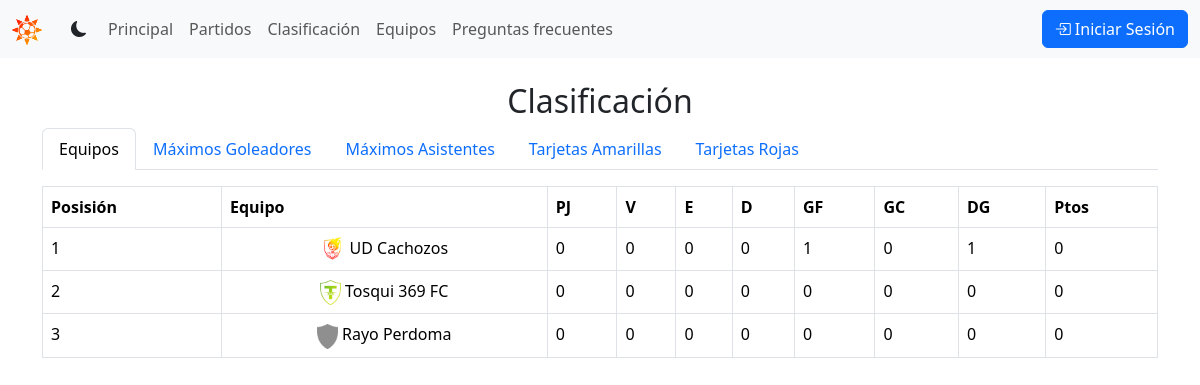
Screenshot of /summer-league/clasification/ with the database file from the repository.
### tournament/models.py (models this page shows, shortened)
class Team(models.Model):
    name = models.CharField(max_length=100, unique=True)
    club_code = models.CharField(max_length=3, unique=True, default='UFC')
    shield = models.ImageField(upload_to='shields', default='shields/default.png')
    info = models.TextField(max_length=1000, blank=True)
    class Meta:
        ordering = ['name']
    def __str__(self) -> str:
        return self.name

class Clasification(models.Model):
    team = models.OneToOneField('tournament.Team', related_name='clasification', null=True, on_delete=models.CASCADE)
    points = models.IntegerField(default=0)
    played = models.IntegerField(default=0)
    wins = models.IntegerField(default=0)
    draws = models.IntegerField(default=0)
    loses = models.IntegerField(default=0)
    goals_scored = models.IntegerField(default=0)
    goals_conceded = models.IntegerField(default=0)
    goals_difference = models.IntegerField(default=0)
    class Meta:
        ordering = ['-points', '-played']

### tournament/views.py (the view)
# urls.py: path('clasification/', views.clasification, name='clasification'),
def clasification(request):
    teams = Team.objects.all().order_by('clasification')
    players = Player.objects.all()
    top_scorers = players.order_by('-goals', '-played', 'team', 'user')
    top_assists = players.order_by('-assists', '-played', 'team', 'user')
    top_yc = players.order_by('-yellow_cards', '-played', 'team', 'user')
    top_rc = players.order_by('-red_cards', '-played', 'team', 'user')
    return render(request, 'tournament/clasification.html', {'teams': teams, 'players': players, 'top_scorers': top_scorers[:10], 'top_assists': top_assists[:10], 'top_yc': top_yc[:10], 'top_rc': top_rc[:10]})

### tournament/templates/tournament/clasification.html (shortened to what this page needs)
{% extends "base.html" %}
{% load static %}
{% block content %}
<div class="container mt-4">
    <h2 class="text-center">Clasificación</h2>
    <ul class="nav nav-tabs" id="myTab" role="tablist">
        <li class="nav-item" role="presentation">
            <a class="nav-link active" id="teams-tab" data-bs-toggle="tab" href="#teams" role="tab" aria-controls="teams" aria-selected="true">Equipos</a>
        </li>
        <li class="nav-item" role="presentation">
            <a class="nav-link" id="top-scorers-tab" data-bs-toggle="tab" href="#top-scorers" role="tab" aria-controls="top-scorers" aria-selected="false">Máximos Goleadores</a>
        </li>
        <li class="nav-item" role="presentation">
            <a class="nav-link" id="top-assists-tab" data-bs-toggle="tab" href="#top-assists" role="tab" aria-controls="top-assists" aria-selected="false">Máximos Asistentes</a>
        </li>
        <li class="nav-item" role="presentation">
            <a class="nav-link" id="top-yc-tab" data-bs-toggle="tab" href="#top-yc" role="tab" aria-controls="top-yc" aria-selected="false">Tarjetas Amarillas</a>
        </li>
        <li class="nav-item" role="presentation">
            <a class="nav-link" id="red-cards-tab" data-bs-toggle="tab" href="#red-cards" role="tab" aria-controls="red-cards" aria-selected="false">Tarjetas Rojas</a>
        </li>
    </ul>
    <div class="tab-content" id="myTabContent">
        <div class="tab-pane fade show active" id="teams" role="tabpanel" aria-labelledby="teams-tab">
            <table class="table table-bordered mt-3">
                <thead>
                    <tr>
                        <th>Posisión</th>
                        <th>Equipo</th>
                        <th>PJ</th>
                        <th>V</th>
                        <th>E</th>
                        <th>D</th>
                        <th>GF</th>
                        <th>GC</th>
                        <th>DG</th>
                        <th>Ptos</th>
                    </tr>
                </thead>
                <tbody>
                    {% for team in teams %}
                        <tr>
                            <td>{{ forloop.counter }}</td>
                            <td class="text-center">
                                <img src="{{ team.shield.url }}" alt="{{ player.team }}" class="img-fluid" style="max-height: 25px; max-width: 25px; object-fit: contain;"> {{ team.name }}</td>
                            <td>{{ team.clasification.played }}</td>
                            <td>{{ team.clasification.wins }}</td>
                            <td>{{ team.clasification.draws }}</td>
                            <td>{{ team.clasification.loses }}</td>
                            <td>{{ team.clasification.goals_scored }}</td>
                            <td>{{ team.clasification.goals_conceded }}</td>
                            <td>{{ team.clasification.goals_difference }}</td>
                            <td>{{ team.clasification.points }}</td>
                        </tr>
                    {% endfor %}
                </tbody>
            </table>
        </div>
    </div>
</div>
{% endblock %}

### rows the page displays
Team: shield (picture), name "UD Cachozos", clasification.played "0", clasification.wins "0", clasification.draws "0", clasification.loses "0", clasification.goals_scored "1", clasification.goals_conceded "0", clasification.goals_difference "1", clasification.points "0"
Team: shield (picture), name "Tosqui 369 FC", clasification.played "0", clasification.wins "0", clasification.draws "0", clasification.loses "0", clasification.goals_scored "0", clasification.goals_conceded "0", clasification.goals_difference "0", clasification.points "0"
Team: shield (placeholder picture), name "Rayo Perdoma", clasification.played "0", clasification.wins "0", clasification.draws "0", clasification.loses "0", clasification.goals_scored "0", clasification.goals_conceded "0", clasification.goals_difference "0", clasification.points "0"
